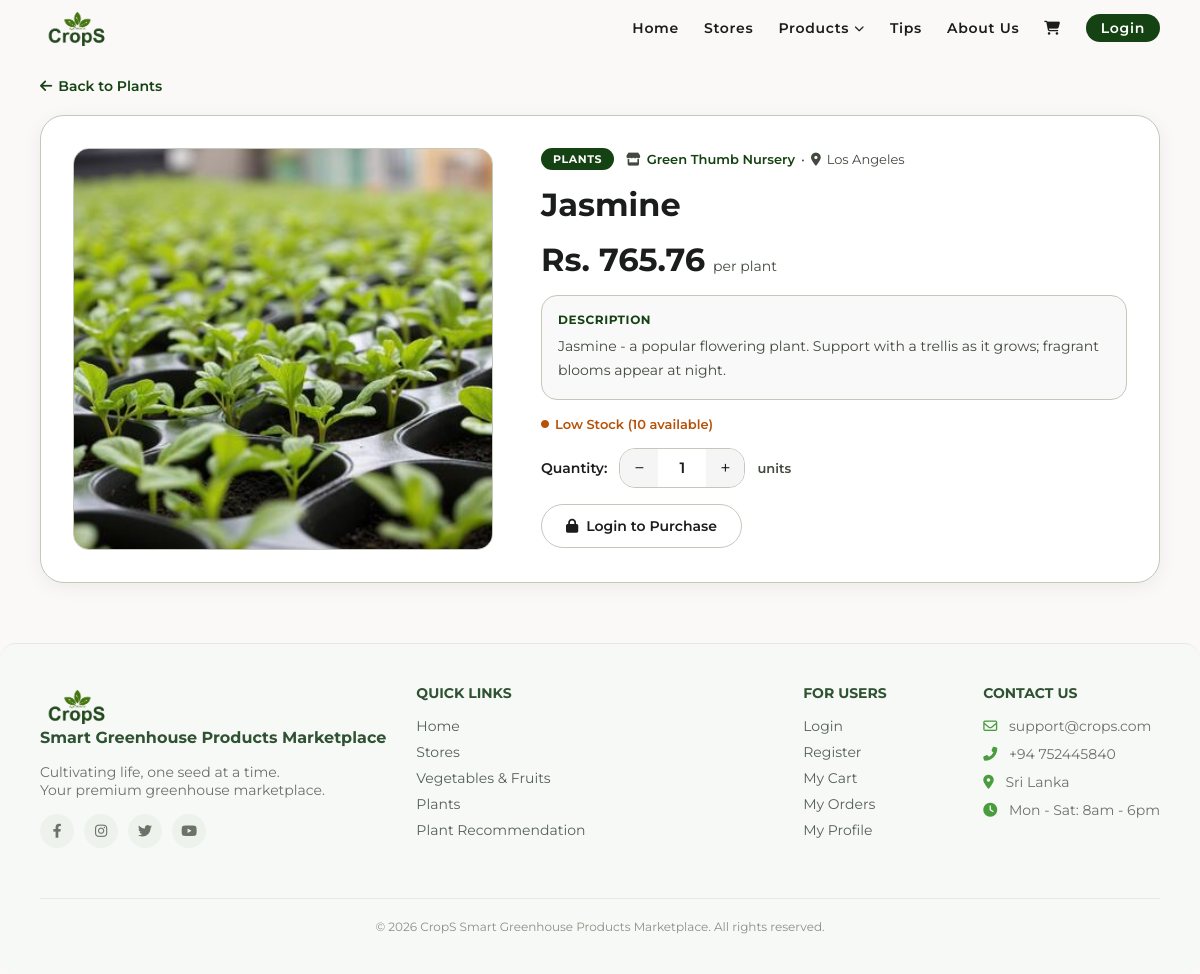
Page /plants.php?id=5 on the earlier database version.
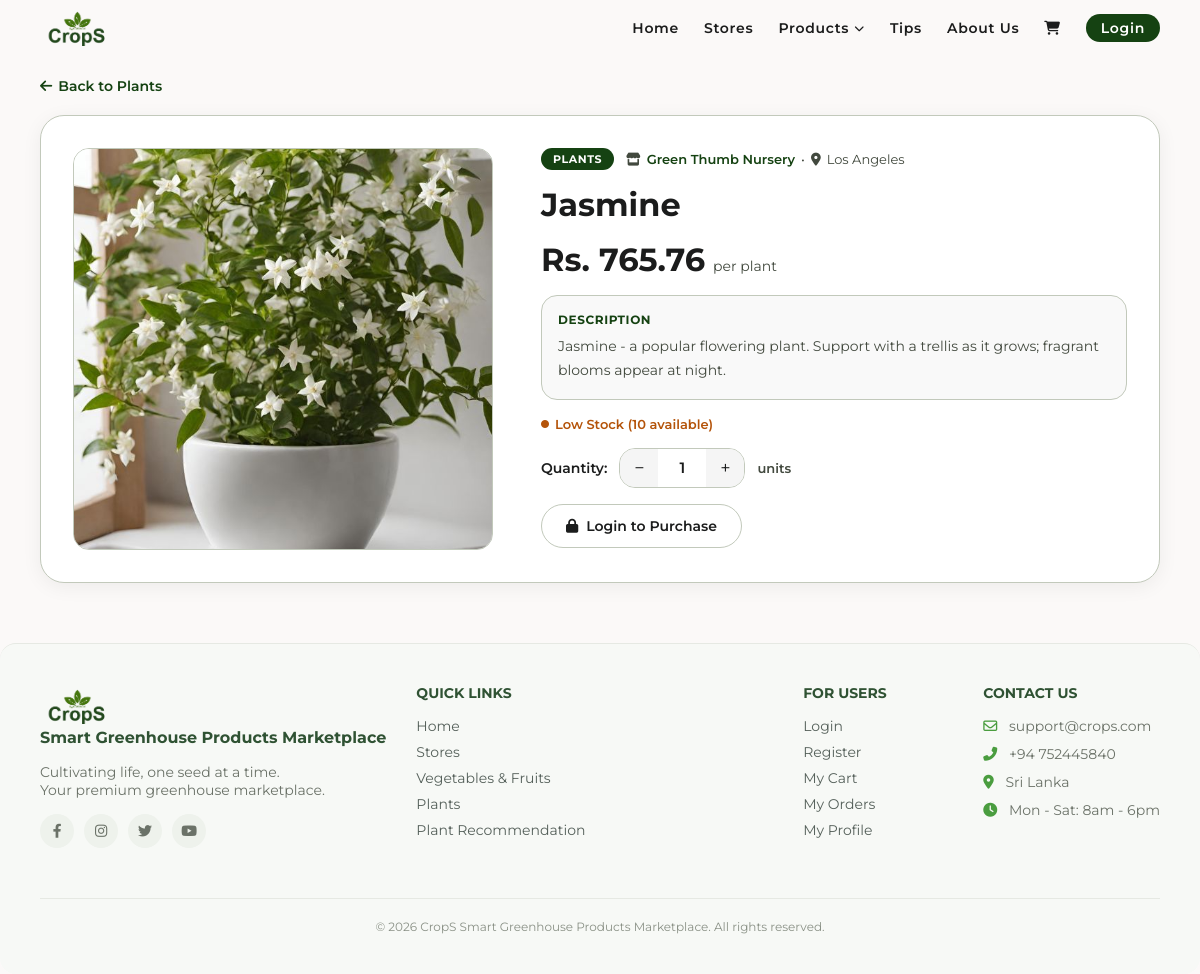
Same page on the later database version.
### tables this page shows
CREATE TABLE `products` (
  `id` int(11) NOT NULL,
  `store_id` int(11) NOT NULL,
  `name` varchar(100) NOT NULL,
  `description` text DEFAULT NULL,
  `price` decimal(10,2) NOT NULL,
  `category` enum('vegetable','fruit','plant') NOT NULL,
  `quantity` int(11) NOT NULL DEFAULT 0,
  `image` varchar(255) DEFAULT NULL,
  `created_at` timestamp NOT NULL DEFAULT current_timestamp()
);

CREATE TABLE `stores` (
  `id` int(11) NOT NULL,
  `owner_id` int(11) NOT NULL,
  `store_name` varchar(100) NOT NULL,
  `description` text DEFAULT NULL,
  `city` varchar(50) NOT NULL,
  `image` varchar(255) DEFAULT NULL,
  `created_at` timestamp NOT NULL DEFAULT current_timestamp()
);

### plants.php (the view, shortened to what this page needs)
<?php
include 'includes/header.php';
include 'includes/dbConnection.php';
$plant_id = isset($_GET['id']) ? (int)$_GET['id'] : 0;
?>
<?php
$stmtPlant = $pdo->prepare("
    SELECT products.*, stores.store_name, stores.city AS store_city, stores.id AS store_id
    FROM products
    JOIN stores ON products.store_id = stores.id
    WHERE products.id = :id AND products.category = 'plant'
");
$stmtPlant->execute(['id' => $plant_id]);
$plant = $stmtPlant->fetch();
if ($plant['quantity'] <= 0) {
    $stockLabel = 'Out of Stock';
    $stockClass = 'out-stock';
} elseif ($plant['quantity'] <= 10) {
    $stockLabel = 'Low Stock';
    $stockClass = 'low-stock';
} else {
    $stockLabel = 'In Stock';
    $stockClass = 'in-stock';
}
?>
<div class="main-wrapper">
    <a href="plants.php" class="back-link">
        <i class="fas fa-arrow-left"></i> Back to Plants
    </a>
    <div class="plant-detail-layout">
        <div class="plant-detail-img">
    <?php if (!empty($plant['image'])): ?>
        <img src="static/images/Products/<?php echo htmlspecialchars($plant['image']); ?>"
             alt="<?php echo htmlspecialchars($plant['name']); ?>">
    <?php else: ?>
        <img src="static/images/image2.jpg" alt="Plant">
    <?php endif; ?>
</div>
        <div class="plant-detail-info">
            <div class="plant-detail-meta">
                <span class="plant-detail-tag">PLANTS</span>
                <span class="plant-detail-store">
                    <i class="fas fa-store"></i>
                    <a href="stores.php?id=<?php echo $plant['store_id']; ?>">
                        <?php echo htmlspecialchars($plant['store_name']); ?>
                    </a>
                    &bull;
                    <i class="fas fa-location-dot"></i>
                    <?php echo htmlspecialchars($plant['store_city']); ?>
                </span>
            </div>
            <h1 class="plant-detail-name">
                <?php echo htmlspecialchars($plant['name']); ?>
            </h1>
            <div class="plant-detail-price-wrap">
                <span class="plant-detail-price">
                    Rs. <?php echo number_format($plant['price'], 2); ?>
                </span>
                <span class="plant-detail-per">per plant</span>
            </div>
            <?php if (!empty($plant['description'])): ?>
    <div class="plant-detail-desc-box">
        <p class="plant-detail-desc-label">Description</p>
        <p class="plant-detail-desc">
            <?php echo nl2br(htmlspecialchars($plant['description'])); ?>
        </p>
    </div>
<?php endif; ?>
            <span class="plant-detail-stock <?php echo $stockClass; ?>">
                <i class="fas fa-circle"></i>
                <?php echo $stockLabel; ?> (<?php echo $plant['quantity']; ?> available)
            </span>
            <?php if ($plant['quantity'] > 0): ?>
                <div class="plant-qty-wrap">
                    <p class="qty-label">Quantity: </p>
                    <div class="qty-controls">
                        <button type="button" onclick="changeQty(-1)" class="qty-btn">−</button>
                        <span id="qtyDisplay">1</span>
                        <button type="button" onclick="changeQty(1)" class="qty-btn">+</button>
                    </div>
                    <span class="qty-unit">units</span>
                </div>
                <div class="plant-detail-btns">
                    <?php if (isset($_SESSION['user_id']) && $_SESSION['role'] === 'customer'): ?>
                        <a href="cart.php?add=<?php echo $plant['id']; ?>&qty=1"
                           id="addToCartBtn"
                           class="btn btn-outline plant-cart-btn">
                            <i class="fas fa-shopping-cart"></i> Add to Cart
                        </a>
                        <a href="checkout.php?product=<?php echo $plant['id']; ?>&qty=1"
                           id="buyNowBtn"
                           class="btn btn-primary plant-buy-btn">
                            <i class="fas fa-bolt"></i> Buy Now
                        </a>
                    <?php else: ?>
                        <a href="login.php" class="btn btn-outline plant-cart-btn">
                            <i class="fas fa-lock"></i> Login to Purchase
                        </a>
                    <?php endif; ?>
                </div>
            <?php else: ?>
                <div class="out-of-stock-msg">
                    <i class="fas fa-times-circle"></i> This plant is currently out of stock.
                </div>
            <?php endif; ?>
        </div>
    </div>
</div>
<?php include 'includes/footer.php'; ?>

Differences in the rows shown:
changed products "Jasmine": image: picture added
